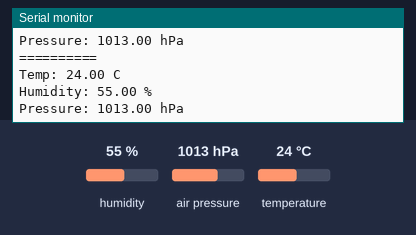
Bench run of a sketch on a simulated ESP32. On the bench: the last lines printed to the serial monitor. The inputs (shaded band) are chosen by the test bench; at power-on: humidity 55 %, air pressure 1013 hPa, temperature 24 °C.

Above: at 2.8 s.
2.9 s: humidity set to 22 %
At 4.9 s:
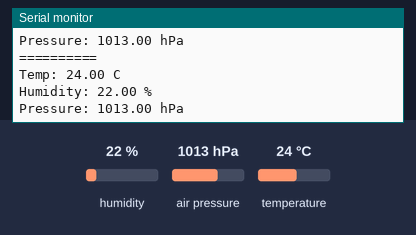
5.6 s: air pressure set to 952 hPa
At 6.6 s:
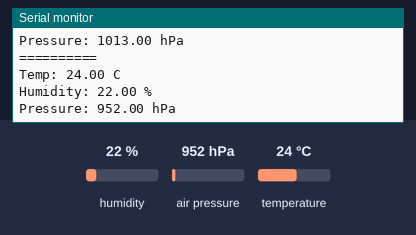
8.3 s: temperature set to 12 °C
At 11.1 s:
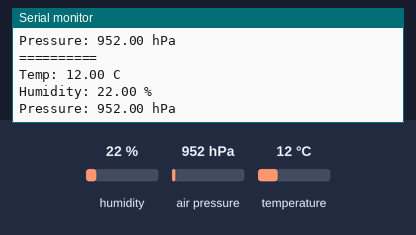

The sketch:

BME280Test.ino
```cpp
#include <Wire.h>
#include <Adafruit_Sensor.h>
#include <Adafruit_BME280.h>

Adafruit_BME280 bme;

void setup()
{
  Serial.begin(115200);

  Wire.begin(21, 22);

  if (!bme.begin(0x76))
  {
    Serial.println("BME280 NOT FOUND");

    while (1);
  }

  Serial.println("BME280 READY");
}

void loop()
{
  float temp = bme.readTemperature();
  float hum = bme.readHumidity();
  float pressure = bme.readPressure() / 100.0F;

  Serial.println("==========");

  Serial.print("Temp: ");
  Serial.print(temp);
  Serial.println(" C");

  Serial.print("Humidity: ");
  Serial.print(hum);
  Serial.println(" %");

  Serial.print("Pressure: ");
  Serial.print(pressure);
  Serial.println(" hPa");

  delay(2000);
}
```

Measured:
- after the input at 2.9 s, the serial monitor: prints a new line after 1.1 s (image 1)
- after the input at 5.6 s, the serial monitor: prints a new line after 0.41 s (image 2)
- after the input at 8.3 s, the serial monitor: prints a new line after 1.7 s (image 3)
